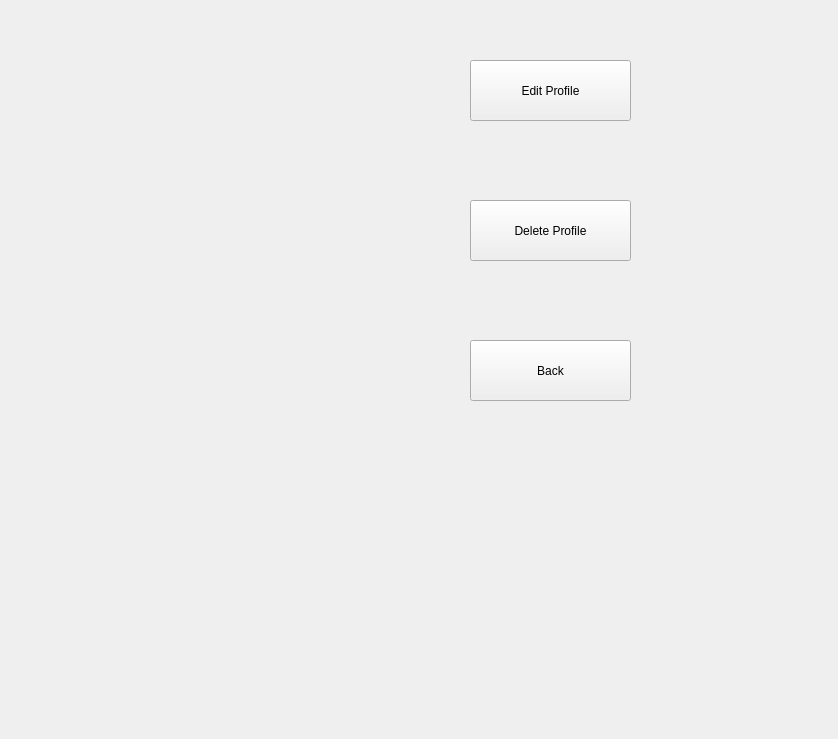
<?xml version="1.0" encoding="UTF-8"?>
<ui version="4.0">
 <class>Form</class>
 <widget class="QWidget" name="Form">
  <property name="geometry">
   <rect>
    <x>0</x>
    <y>0</y>
    <width>838</width>
    <height>739</height>
   </rect>
  </property>
  <property name="windowTitle">
   <string>Form</string>
  </property>
  <widget class="QPushButton" name="pushButton_edit">
   <property name="geometry">
    <rect>
     <x>470</x>
     <y>60</y>
     <width>161</width>
     <height>61</height>
    </rect>
   </property>
   <property name="text">
    <string>Edit Profile</string>
   </property>
  </widget>
  <widget class="QPushButton" name="pushButton_delete">
   <property name="geometry">
    <rect>
     <x>470</x>
     <y>200</y>
     <width>161</width>
     <height>61</height>
    </rect>
   </property>
   <property name="text">
    <string>Delete Profile</string>
   </property>
  </widget>
  <widget class="QPushButton" name="pushButton_back">
   <property name="geometry">
    <rect>
     <x>470</x>
     <y>340</y>
     <width>161</width>
     <height>61</height>
    </rect>
   </property>
   <property name="text">
    <string>Back</string>
   </property>
  </widget>
  <widget class="QWidget" name="verticalLayoutWidget">
   <property name="geometry">
    <rect>
     <x>10</x>
     <y>20</y>
     <width>461</width>
     <height>481</height>
    </rect>
   </property>
   <layout class="QVBoxLayout" name="verticalLayout"/>
  </widget>
  <widget class="QLabel" name="label_message">
   <property name="geometry">
    <rect>
     <x>470</x>
     <y>410</y>
     <width>161</width>
     <height>91</height>
    </rect>
   </property>
   <property name="text">
    <string/>
   </property>
   <property name="wordWrap">
    <bool>true</bool>
   </property>
  </widget>
 </widget>
 <resources/>
 <connections/>
</ui>
